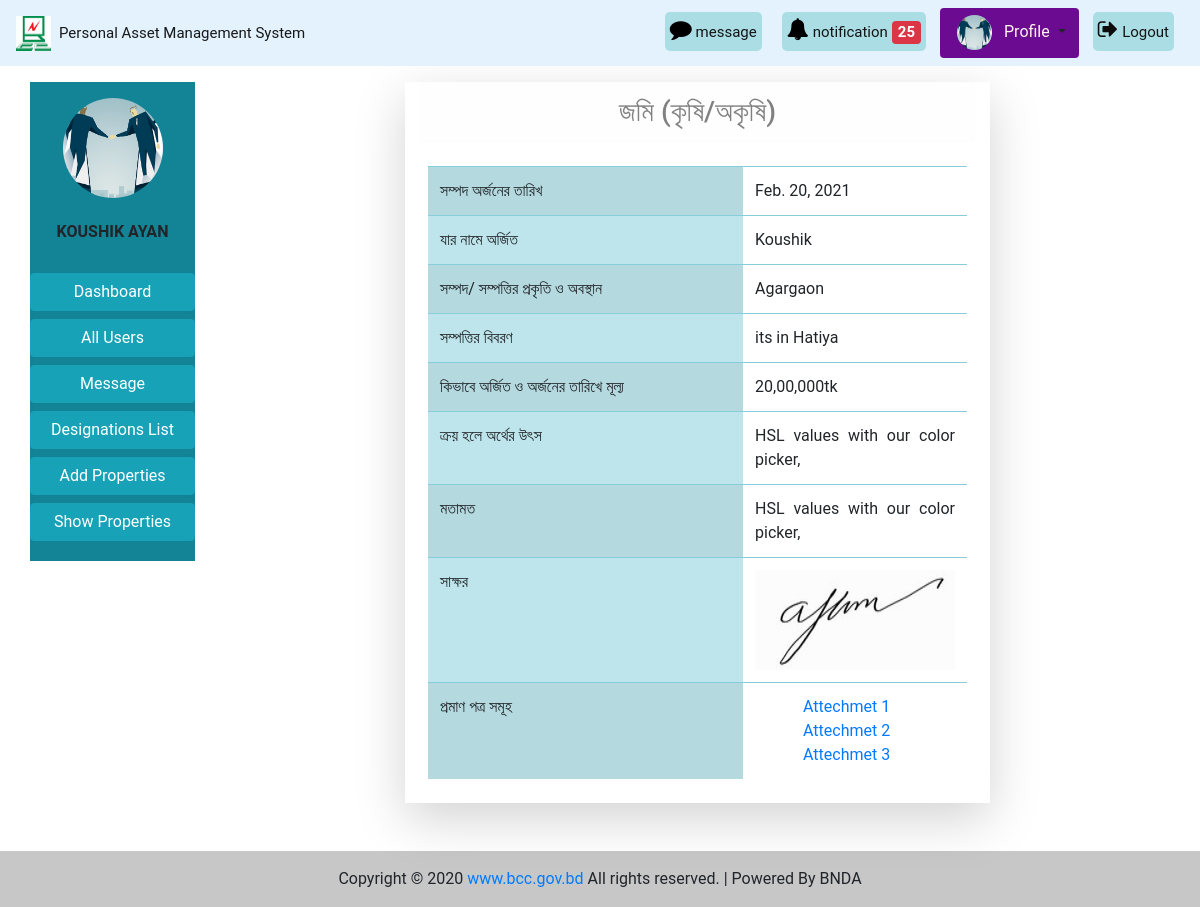
Page /view-land/13 (signed in) on the committed database.
### accounts/models.py (models this page shows, shortened)
class CustomUser(AbstractBaseUser):
    user_type_data = (
        ('1', 'Super admin'),
        ('2', 'Admin'),
        ('3', 'Employee'),
    )
    user_type = models.CharField(max_length=10, choices=user_type_data, default='3')
    email = models.EmailField(max_length=255, unique = True, verbose_name = 'Email')
    name = models.CharField(max_length = 255, verbose_name = 'Full Name')
    phone_no = models.CharField(max_length = 20, unique = True, verbose_name = 'Phone Number')
    date = models.DateField(auto_now_add = True)
    is_active = models.BooleanField(default=True)
    is_admin = models.BooleanField(default=False)
    is_staff = models.BooleanField(default=False)
    USERNAME_FIELD = 'email'
    REQUIRED_FIELDS = ('name','phone_no')
    objects = CustomUserManager()
    class Meta:
        verbose_name_plural = 'Users'

### pamsapp/models.py (models this page shows, shortened)
class Profile(models.Model):
    gender_type = (
        ('1', 'Male'),
        ('2', 'Female'),
        ('3', 'Others'),
    )
    user = models.OneToOneField(CustomUser, on_delete = models.CASCADE , related_name = 'profile')
    image = models.ImageField(upload_to = 'images/', blank=True, null=True)
    designation = models.ForeignKey(Designation, on_delete = models.CASCADE, blank = True, null = True)
    gender = models.CharField(max_length=10, choices=gender_type, blank = True, null = True)

### immovable_app/models.py (models this page shows, shortened)
class Land(models.Model):
    user = models.ForeignKey(CustomUser, on_delete = models.CASCADE, )
    date_of_acquisition = models.DateField()
    owner = models.CharField(max_length = 200)
    class_and_location = models.CharField(max_length = 200)
    details = models.CharField(max_length = 1000)
    how_acquired_and_value = models.CharField(max_length = 1000 )
    source_of_money = models.CharField(max_length = 1000 )
    opinon = models.CharField(max_length = 1000)
    signature = models.ImageField()
    is_confirm = models.BooleanField(default=False)

class NoteField_im(models.Model):
    land = models.ForeignKey(Land, on_delete = models.CASCADE, related_name='lands', null= True, blank = True)
    building = models.ForeignKey(Building, on_delete = models.CASCADE, related_name='buildings', null= True, blank = True)
    homestead = models.ForeignKey(Homestead, on_delete = models.CASCADE, related_name='homestead', null= True, blank = True)
    businessFirm = models.ForeignKey(BusinessFirm, on_delete = models.CASCADE, related_name='business_Firms', null= True, blank = True)
    other = models.ForeignKey(Other, on_delete = models.CASCADE, related_name='others', null= True, blank = True)
    notefield  = models.FileField(upload_to = 'immovable-files/', blank = True, null = True)

### pamsapp/views.py (the view)
# urls.py: path('view-land/<int:id>', views.view_land_view, name='view-land'),
@login_required
def view_land_view(request, id):
    profile = Profile.objects.get(user_id = request.user.id)
    pi = Land.objects.get(pk = id)
    notification = notification_func(request)
    context = {
        'user':request.user,
        'profile':profile,
        'land':pi,
        'notification':notification
        }
    return render(request, 'immovable/view_land.html', context)

### message/context_processors.py (called while the page is built)
def unread_messages(request):
    if request.user.is_authenticated:
        unread_msgs = InboxMessage.objects.filter(receiver_id=request.user, delete_status=True,
                                                  new_msg_active=True)[0:5]
        total_unread_msgs = InboxMessage.objects.filter(receiver_id=request.user,
                                                        delete_status=True, new_msg_active=True).count()
        total_draft_msgs = NewMessage.objects.filter(sender_id=request.user,
                                                     delete_status=True, new_msg_active=True,
                                                     msg_status='Draft').count()
        return {'unread_msgs': unread_msgs, 'total_unread_msgs': total_unread_msgs,
                'total_draft_msgs': total_draft_msgs}
    else:
        return {'total_unread_msgs': 0, 'total_draft_msgs': 0}

def online_active_user(request):
    active_users = CustomUser.objects.all()
    return {'active_users': active_users}

### templates/immovable/view_land.html
{% extends 'base.html' %}
{% load static %}
{% block content %}
<div class = 'col-lg-6 col-md-8 col-10  shadow-lg mx-auto'>
  <h3 class='alert alert-light text-lg-center'>জমি (কৃষি/অকৃষি)</h3>
  <div class='py-2 px-2' style = 'width:100%;'>
    <table class="table table-striped table-info">
        <tbody>
          <tr>
            <td style='width:350px' >সম্পদ অর্জনের তারিখ</td>
            <td class='bg-white text-justify'>{{land.date_of_acquisition}}</td>
          </tr>
          <tr>
            <td>যার নামে অর্জিত</td>
            <td class='bg-white text-justify'>{{land.owner}}</td>
          </tr>
          <tr>
            <td>সম্পদ/ সম্পত্তির প্রকৃতি ও অবস্থান</td>
            <td class='bg-white text-justify'>{{land.class_and_location}}</td>
          </tr>
          <tr>
            <td>সম্পত্তির বিবরণ</td>
            <td class='bg-white text-justify'>{{land.details}}</td>
          </tr>
          <tr>
            <td>কিভাবে অর্জিত ও অর্জনের তারিখে মূল্য</td>
            <td class='bg-white text-justify'>{{land.how_acquired_and_value}}</td>
          </tr>
          <tr>
            <td>ক্রয় হলে অর্থের উৎস</td>
            <td class='bg-white text-justify'>{{land.source_of_money}}</td>
          </tr>
          <tr>
            <td>মতামত</td>
            <td class='bg-white text-justify'>{{land.opinon}}</td>
          </tr>
          <tr>
            <td>সাক্ষর</td>
            <td class='bg-white'>
                <div style="width:100%; text-align:center">
                    <img style='width: 200px; height: 100px'  src="{{ land.signature.url }}" alt="সাক্ষর">
                </div>
            </td>
          </tr>
          <tr>
            <td>প্রমাণ পত্র সমূহ</td>
            <td class='bg-white'>
                    {% for note in land.lands.all %}
                    <a class='ml-5'  href="{{ note.notefield.url }}" download>Attechmet {{ forloop.counter }}</a> <br>
                    {% endfor %}
            </td>
          </tr>
        </tbody>
      </table>
  </div>
</div>
{% endblock %}

### templates/base.html (shortened to what this page needs)
{% load static %}
<!doctype html>
<html lang="en">
  <head>
    <link rel="stylesheet" href="https://maxcdn.bootstrapcdn.com/bootstrap/4.5.2/css/bootstrap.min.css">
    <link rel="stylesheet" href="{% static 'pams/css/bootstrap.css' %}">
    <link rel="stylesheet" href="{% static 'pams/css/base.css' %}">
    <link rel="stylesheet" href="https://cdnjs.cloudflare.com/ajax/libs/font-awesome/4.7.0/css/font-awesome.min.css">
  </head>
  <body>
   <nav class="navbar navbar-expand-lg navbar-light sticky-top"
    style="background-color: #e3f2fd">
    <a class="navbar-brand" href="{% url 'pamsapp:home' %}"><img src="{% static 'pams/images/bcc.jpg' %}" alt="logo"
      style="height: 35px; width: 35px;"><span class="ml-2" style="font-size: 15px;">Personal Asset Management System</span></a>
    <div class="collapse navbar-collapse text-center my-nav" id="navbarSupportedContent">
      <ul class="navbar-nav  my-2 my-lg-0 ">
        {% if not user.is_authenticated %}
          <li class="nav-item active">
            <a class="nav-link text-black font-weight-bold" href="#">Login </a>
          </li>
          <li class="nav-item active">
            <a class="nav-link text-black font-weight-bold" href="#">Signup </a>
          </li>
        {% else %}
        <div class="mes rounded rounded-end ">
          <a href="{% url 'pamsapp:assets-list-pending' %}"  style="text-decoration:none">
            <i style="font-size:22px; color:rgb(0, 0, 0)" class="fa ">&#xf075;</i>
            <span style='font-size:15px'>message</span>
          </a>
        </div>
        {% if user.user_type == '1' or user.user_type == '2' %}
        <div class="not rounded rounded-end ">
          <a href="{% url 'pamsapp:assets-list-pending' %}"  style="text-decoration:none">
            <i style="font-size:22px; color:rgb(0, 0, 0)" class="fa">&#xf0f3;</i>
            <span style='font-size:15px'>notification</span>
            {% if notification %}
            <span class="badge badge-danger" style='font-size:15px'>{{ notification }}</span>
            {% endif %}
          </a>
        </div>
        {% endif %}
          {% if profile.image %}
          <div class="dropdown show mx-1 pl-1 rounded profile"
          style='background-color:  #6b0b91; border-radius: 15%;'>
            <a class="btn dropdown-toggle" href="{% url 'pamsapp:profile' %}" role="button"
             id="dropdownMenuLink" data-toggle="dropdown" aria-haspopup="true" aria-expanded="false">
             <img src="{{ user.profile.image.url }}" class="rounded-circle" alt="logo"
                style="height: 35px; width: 35px;">
                <span class="ml-2" style="font-size: medium; color:seashell">Profile</span>
            </a>
          </div>
          {% endif %}
          <div class="mes rounded rounded-end ">
            <a href="{% url 'accounts:logout' %}"  style="text-decoration:none">
              <i style="font-size:22px; color:rgb(14, 13, 13)" class="fa ">&#xf08b;</i>
              <span style='font-size:15px'>Logout</span>
            </a>
          </div>
        {% endif %}
      </ul>
    </div>
  </nav>
   <div class="container-fluid mt-3">
    <div class="row mx-auto">
      <div class="col-lg-2 col-md-3 col-12 mb-2">
        <div class="list-group text-center">
          <div class='py-3' style='background-color:#138496'>
            {% if user.profile.image %}
              <div style="width:100%; text-align:center">
                <img class="rounded-circle" style="height:100px; width:100px" src="{{ user.profile.image.url }}" alt="Card image cap">
              </div>
            {% else %}
              <img class="rounded-circle" style="height:100px" src="{% static 'pams/images/user-default.png' %}" alt="Card image cap">
            {% endif %}
            <br>
            <h6 class='text-uppercase font-weight-bold'>{{user.name}}</h6>
            <br>
            {% if user.user_type == '1' or user.user_type == '2' %}
              <a href="{% url 'pamsapp:dashboard' %}" class="btn btn-info mb-1 btn-block">Dashboard</a>
              <a href="{% url 'pamsapp:all-user' %}" class="btn btn-info mb-1 btn-block">All Users</a>
              <a href="{% url 'Message:inbox' %}" class="btn btn-info mb-1 btn-block">Message</a>
              <a href="{% url 'pamsapp:designations_list' %}" class="btn btn-info mb-1 btn-block">Designations List</a>
            {% endif %}
            <a href="{% url 'pamsapp:home' %}" class="btn btn-info btn-block">Add Properties</a>
            <a href="{% url 'pamsapp:show-properties' %}" class="btn btn-info mb-1 btn-block">Show Properties</a>
          </div>
        </div>
      </div>
      {% block content %}
      {% endblock %}
    </div>
  </div>
  <footer class="bg-light text-center text-lg-start mt-5">
    <div class="text-center p-3" style="background-color: rgba(0, 0, 0, 0.2)">
      Copyright © 2020
      <a class="bootstrap-link"  href="https://bcc.gov.bd/" target="blank">www.bcc.gov.bd</a>
      All rights reserved. | Powered By BNDA
    </div>
  </footer>
  </body>
</html>

### static/pams/css/base.css (style rules this page uses)
* { margin: 0; padding: 0; box-sizing: border-box; }
body { font-family: 'roboto', sans-serif; }

### templates/base.html (style rules this page uses)
.not { right: 0px; height: 50px; padding: 10px; color:rgb(246, 246, 248) }
.not a { background-color: #ABDDE5; color:rgb(20, 20, 20); padding-left: 5px; padding-right: 5px; padding-top: 10px; padding-bottom: 10px; border-radius: 5px; }
.mes { right: 0px; height: 50px; padding: 10px; color:rgb(12, 12, 15) }
.mes a { background-color: #ABDDE5; color:rgb(20, 20, 20); padding-left: 5px; padding-right: 5px; padding-top: 10px; padding-bottom: 10px; border-radius: 5px; }

### rows in the picture
CustomUser: profile.image (picture), name "KOUSHIK AYAN"
Land: date_of_acquisition "Feb. 20, 2021", owner "Koushik", class_and_location "Agargaon", details "its in Hatiya", how_acquired_and_value "20,00,000tk", source_of_money "HSL values with our color picker,", opinon "HSL values with our color picker,", signature (picture)

### other values in the picture
{{ notification }} "25"
